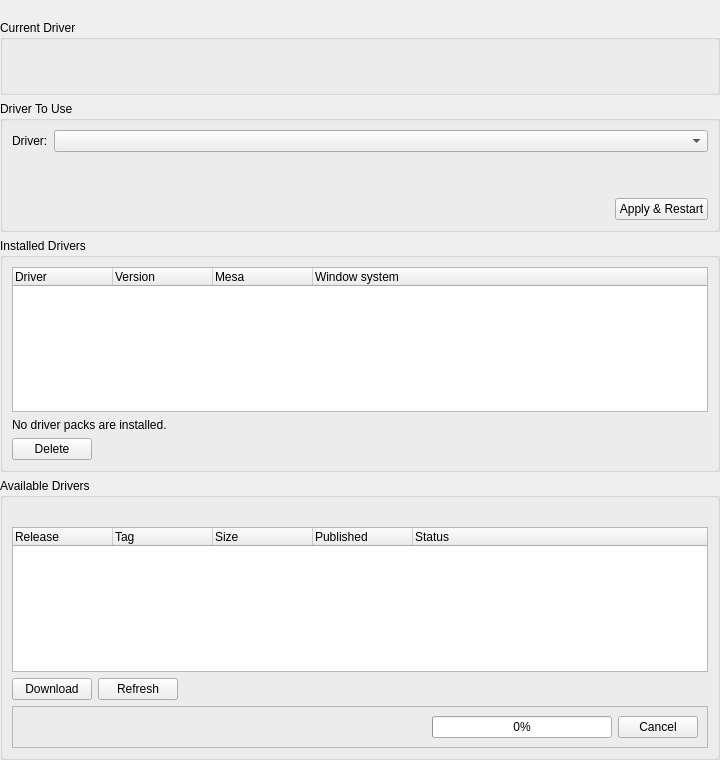
<?xml version="1.0" encoding="UTF-8"?>
<ui version="4.0">
 <class>DriverPacksSettingsWidget</class>
 <widget class="QWidget" name="DriverPacksSettingsWidget">
  <property name="geometry">
   <rect>
    <x>0</x>
    <y>0</y>
    <width>720</width>
    <height>760</height>
   </rect>
  </property>
  <layout class="QVBoxLayout" name="verticalLayout">
   <property name="leftMargin">
    <number>0</number>
   </property>
   <property name="topMargin">
    <number>0</number>
   </property>
   <property name="rightMargin">
    <number>0</number>
   </property>
   <property name="bottomMargin">
    <number>0</number>
   </property>
   <item>
    <widget class="QLabel" name="availabilityLabel">
     <property name="wordWrap">
      <bool>true</bool>
     </property>
     <property name="visible">
      <bool>false</bool>
     </property>
    </widget>
   </item>
   <item>
    <widget class="QWidget" name="contentWidget">
     <layout class="QVBoxLayout" name="contentLayout">
      <property name="leftMargin">
       <number>0</number>
      </property>
      <property name="topMargin">
       <number>0</number>
      </property>
      <property name="rightMargin">
       <number>0</number>
      </property>
      <property name="bottomMargin">
       <number>0</number>
      </property>
      <item>
       <widget class="QGroupBox" name="currentGroup">
        <property name="title">
         <string>Current Driver</string>
        </property>
        <layout class="QVBoxLayout" name="currentLayout">
         <item>
          <widget class="QLabel" name="currentDriverLabel">
           <property name="wordWrap">
            <bool>true</bool>
           </property>
          </widget>
         </item>
         <item>
          <widget class="QLabel" name="currentDriverNote">
           <property name="wordWrap">
            <bool>true</bool>
           </property>
           <property name="visible">
            <bool>false</bool>
           </property>
          </widget>
         </item>
        </layout>
       </widget>
      </item>
      <item>
       <widget class="QGroupBox" name="chooseGroup">
        <property name="title">
         <string>Driver To Use</string>
        </property>
        <layout class="QVBoxLayout" name="chooseLayout">
         <item>
          <layout class="QFormLayout" name="chooseForm">
           <item row="0" column="0">
            <widget class="QLabel" name="driverComboLabel">
             <property name="text">
              <string>Driver:</string>
             </property>
            </widget>
           </item>
           <item row="0" column="1">
            <widget class="QComboBox" name="driverCombo"/>
           </item>
          </layout>
         </item>
         <item>
          <widget class="QLabel" name="x11Warning">
           <property name="wordWrap">
            <bool>true</bool>
           </property>
           <property name="visible">
            <bool>false</bool>
           </property>
          </widget>
         </item>
         <item>
          <widget class="QLabel" name="chooseNote">
           <property name="wordWrap">
            <bool>true</bool>
           </property>
          </widget>
         </item>
         <item>
          <layout class="QHBoxLayout" name="applyLayout">
           <item>
            <spacer name="applySpacer">
             <property name="orientation">
              <enum>Qt::Orientation::Horizontal</enum>
             </property>
             <property name="sizeHint" stdset="0">
              <size>
               <width>20</width>
               <height>0</height>
              </size>
             </property>
            </spacer>
           </item>
           <item>
            <widget class="QPushButton" name="applyButton">
             <property name="text">
              <string>Apply &amp;&amp; Restart</string>
             </property>
             <property name="icon">
              <iconset theme="restart-line"/>
             </property>
            </widget>
           </item>
          </layout>
         </item>
        </layout>
       </widget>
      </item>
      <item>
       <widget class="QGroupBox" name="installedGroup">
        <property name="title">
         <string>Installed Drivers</string>
        </property>
        <layout class="QVBoxLayout" name="installedLayout">
         <item>
          <widget class="QTreeWidget" name="installedList">
           <property name="rootIsDecorated">
            <bool>false</bool>
           </property>
           <property name="alternatingRowColors">
            <bool>true</bool>
           </property>
           <property name="uniformRowHeights">
            <bool>true</bool>
           </property>
           <property name="minimumSize">
            <size>
             <width>0</width>
             <height>90</height>
            </size>
           </property>
           <column>
            <property name="text">
             <string>Driver</string>
            </property>
           </column>
           <column>
            <property name="text">
             <string>Version</string>
            </property>
           </column>
           <column>
            <property name="text">
             <string>Mesa</string>
            </property>
           </column>
           <column>
            <property name="text">
             <string>Window system</string>
            </property>
           </column>
          </widget>
         </item>
         <item>
          <widget class="QLabel" name="installedEmpty">
           <property name="text">
            <string>No driver packs are installed.</string>
           </property>
           <property name="visible">
            <bool>false</bool>
           </property>
          </widget>
         </item>
         <item>
          <layout class="QHBoxLayout" name="installedButtons">
           <item>
            <widget class="QPushButton" name="deleteButton">
             <property name="text">
              <string>Delete</string>
             </property>
             <property name="icon">
              <iconset theme="delete-back-2-line"/>
             </property>
            </widget>
           </item>
           <item>
            <spacer name="installedSpacer">
             <property name="orientation">
              <enum>Qt::Orientation::Horizontal</enum>
             </property>
             <property name="sizeHint" stdset="0">
              <size>
               <width>20</width>
               <height>0</height>
              </size>
             </property>
            </spacer>
           </item>
          </layout>
         </item>
        </layout>
       </widget>
      </item>
      <item>
       <widget class="QGroupBox" name="availableGroup">
        <property name="title">
         <string>Available Drivers</string>
        </property>
        <layout class="QVBoxLayout" name="availableLayout">
         <item>
          <widget class="QLabel" name="availableStatus">
           <property name="wordWrap">
            <bool>true</bool>
           </property>
          </widget>
         </item>
         <item>
          <widget class="QTreeWidget" name="availableList">
           <property name="rootIsDecorated">
            <bool>false</bool>
           </property>
           <property name="alternatingRowColors">
            <bool>true</bool>
           </property>
           <property name="uniformRowHeights">
            <bool>true</bool>
           </property>
           <property name="minimumSize">
            <size>
             <width>0</width>
             <height>90</height>
            </size>
           </property>
           <column>
            <property name="text">
             <string>Release</string>
            </property>
           </column>
           <column>
            <property name="text">
             <string>Tag</string>
            </property>
           </column>
           <column>
            <property name="text">
             <string>Size</string>
            </property>
           </column>
           <column>
            <property name="text">
             <string>Published</string>
            </property>
           </column>
           <column>
            <property name="text">
             <string>Status</string>
            </property>
           </column>
          </widget>
         </item>
         <item>
          <layout class="QHBoxLayout" name="availableButtons">
           <item>
            <widget class="QPushButton" name="downloadButton">
             <property name="text">
              <string>Download</string>
             </property>
             <property name="icon">
              <iconset theme="download-2-line"/>
             </property>
            </widget>
           </item>
           <item>
            <widget class="QPushButton" name="refreshAvailableButton">
             <property name="text">
              <string>Refresh</string>
             </property>
             <property name="icon">
              <iconset theme="refresh-line"/>
             </property>
            </widget>
           </item>
           <item>
            <spacer name="availableSpacer">
             <property name="orientation">
              <enum>Qt::Orientation::Horizontal</enum>
             </property>
             <property name="sizeHint" stdset="0">
              <size>
               <width>20</width>
               <height>0</height>
              </size>
             </property>
            </spacer>
           </item>
          </layout>
         </item>
         <item>
          <widget class="QFrame" name="installStrip">
           <property name="visible">
            <bool>false</bool>
           </property>
           <property name="frameShape">
            <enum>QFrame::Shape::StyledPanel</enum>
           </property>
           <layout class="QHBoxLayout" name="installStripLayout">
            <item>
             <widget class="QLabel" name="installText">
              <property name="wordWrap">
               <bool>true</bool>
              </property>
              <property name="sizePolicy">
               <sizepolicy hsizetype="Expanding" vsizetype="Preferred">
                <horstretch>1</horstretch>
                <verstretch>0</verstretch>
               </sizepolicy>
              </property>
             </widget>
            </item>
            <item>
             <widget class="QProgressBar" name="installProgress">
              <property name="minimumSize">
               <size>
                <width>180</width>
                <height>0</height>
               </size>
              </property>
              <property name="maximum">
               <number>1000</number>
              </property>
              <property name="value">
               <number>0</number>
              </property>
             </widget>
            </item>
            <item>
             <widget class="QPushButton" name="installCancel">
              <property name="text">
               <string>Cancel</string>
              </property>
             </widget>
            </item>
           </layout>
          </widget>
         </item>
        </layout>
       </widget>
      </item>
     </layout>
    </widget>
   </item>
   <item>
    <spacer name="pageSpacer">
     <property name="orientation">
      <enum>Qt::Orientation::Vertical</enum>
     </property>
     <property name="sizeHint" stdset="0">
      <size>
       <width>20</width>
       <height>0</height>
      </size>
     </property>
    </spacer>
   </item>
  </layout>
 </widget>
 <resources/>
 <connections/>
</ui>
